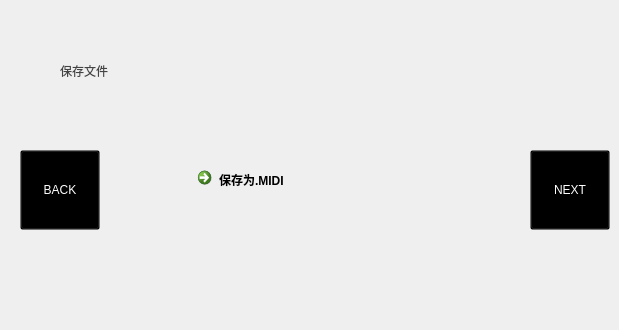
   <widget class="QWidget" name="page_5">
    <property name="styleSheet">
     <string notr="true">#page_5{
	background-color: qradialgradient(spread:pad, cx:0.5, cy:0.5, radius:0.537, fx:0.5, fy:0.494, stop:0.253731 rgba(255, 111, 157, 255), stop:1 rgba(255, 255, 255, 255));
border-left:1px solid lightgray;
border-right:1px solid lightgray;
border-bottom:1px solid lightgray;
border-bottom-left-radius: 20px;
border-bottom-right-radius: 20px;}</string>
    </property>
    <widget class="QPushButton" name="back_5">
     <property name="geometry">
      <rect>
       <x>20</x>
       <y>150</y>
       <width>80</width>
       <height>80</height>
      </rect>
     </property>
     <property name="cursor">
      <cursorShape>PointingHandCursor</cursorShape>
     </property>
     <property name="styleSheet">
      <string notr="true">image: url(:/pic/resource/dog-bone.png);
background-color: transparent;
font: 15pt &quot;HGDY_CNKI&quot;;
color: rgb(255, 255, 255);</string>
     </property>
     <property name="text">
      <string>BACK</string>
     </property>
     <property name="checkable">
      <bool>true</bool>
     </property>
     <property name="autoExclusive">
      <bool>true</bool>
     </property>
    </widget>
    <widget class="QPushButton" name="next_5">
     <property name="geometry">
      <rect>
       <x>530</x>
       <y>150</y>
       <width>80</width>
       <height>80</height>
      </rect>
     </property>
     <property name="cursor">
      <cursorShape>PointingHandCursor</cursorShape>
     </property>
     <property name="styleSheet">
      <string notr="true">image: url(:/pic/resource/dog-bone.png);
background-color: transparent;
font: 15pt &quot;HGDY_CNKI&quot;;
color: rgb(255, 255, 255);</string>
     </property>
     <property name="text">
      <string>NEXT</string>
     </property>
     <property name="checkable">
      <bool>true</bool>
     </property>
     <property name="autoExclusive">
      <bool>true</bool>
     </property>
    </widget>
    <widget class="QCommandLinkButton" name="SaveM">
     <property name="geometry">
      <rect>
       <x>190</x>
       <y>160</y>
       <width>250</width>
       <height>70</height>
      </rect>
     </property>
     <property name="cursor">
      <cursorShape>PointingHandCursor</cursorShape>
     </property>
     <property name="styleSheet">
      <string notr="true">#SaveM{font: 25pt &quot;华光中圆_CNKI&quot;;}
#SaveM:hover{
	font: 25pt &quot;华光中圆_CNKI&quot;;
	text-decoration: underline;}
</string>
     </property>
     <property name="text">
      <string>保存为.MIDI</string>
     </property>
    </widget>
    <widget class="QLabel" name="lable_5">
     <property name="geometry">
      <rect>
       <x>60</x>
       <y>60</y>
       <width>81</width>
       <height>21</height>
      </rect>
     </property>
     <property name="styleSheet">
      <string notr="true">color: rgb(67, 67, 67);
font: 11pt &quot;华光淡古印_CNKI&quot;;</string>
     </property>
     <property name="text">
      <string>保存文件</string>
     </property>
    </widget>
    <widget class="QLabel" name="sign_7">
     <property name="geometry">
      <rect>
       <x>285</x>
       <y>270</y>
       <width>61</width>
       <height>51</height>
      </rect>
     </property>
     <property name="styleSheet">
      <string notr="true">image: url(:/pic/resource/checkmark.png);</string>
     </property>
     <property name="text">
      <string/>
     </property>
    </widget>
   </widget>
